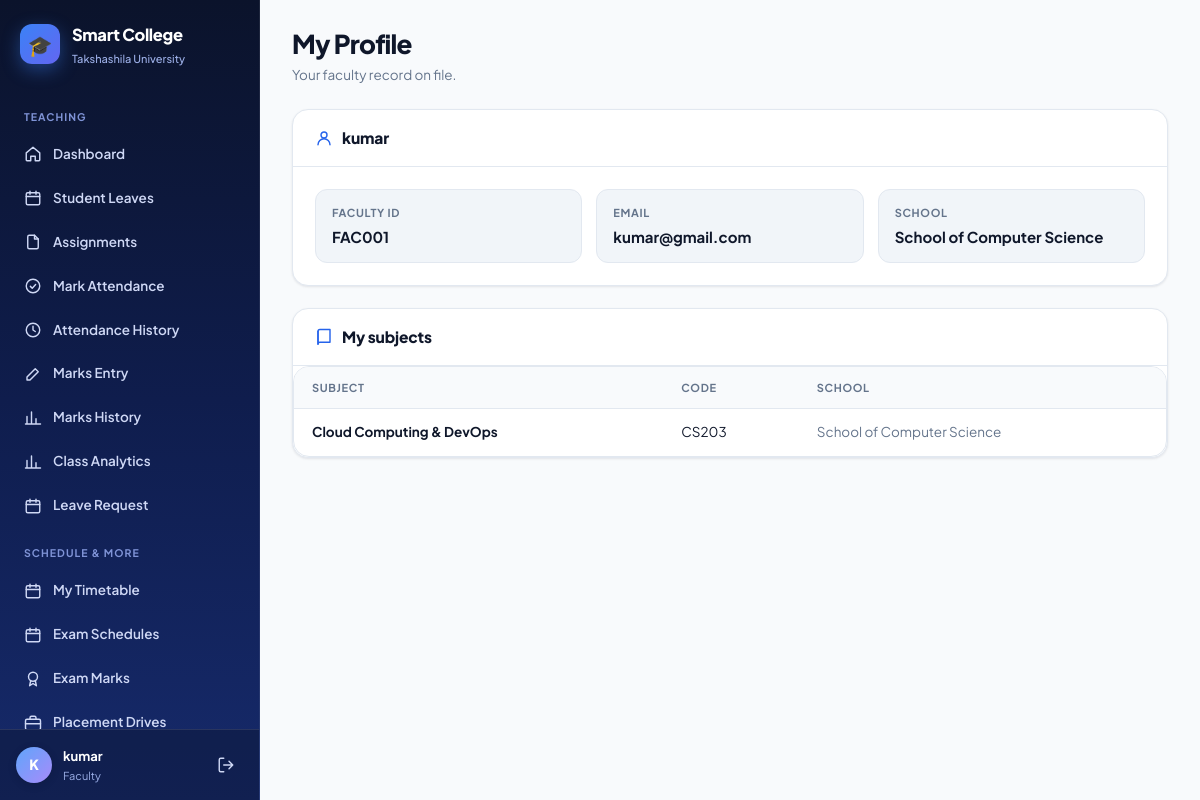
Page /faculty/profile/ (signed in) on the committed database.
### faculty/models.py (models this page shows, shortened)
class Faculty(models.Model):
    user = models.OneToOneField(
        User,
        on_delete=models.SET_NULL,
        null=True,
        blank=True
    )
    name = models.CharField(max_length=100)
    faculty_id = models.CharField(max_length=20, unique=True)
    email = models.EmailField()
    department = models.ForeignKey(Department, on_delete=models.CASCADE)
    is_approved = models.BooleanField(default=True)
    phone = models.CharField(max_length=20, blank=True)
    designation = models.CharField(max_length=100, default="Faculty")
    joining_date = models.DateField(null=True, blank=True)
    is_active = models.BooleanField(default=True)

class Subject(models.Model):
    SUBJECT_TYPE_CHOICES = [
        ("THEORY", "Theory"),
        ("PRACTICAL", "Practical"),
    ]
    name = models.CharField(max_length=100)
    code = models.CharField(max_length=20, unique=True)
    department = models.ForeignKey(Department, on_delete=models.CASCADE)
    faculty = models.ForeignKey(Faculty, on_delete=models.CASCADE)
    course = models.ForeignKey(
        "students.Course", on_delete=models.SET_NULL,
        null=True, blank=True, related_name="subjects"
    )
    year = models.PositiveIntegerField(null=True, blank=True)
    semester = models.PositiveIntegerField(null=True, blank=True)
    credits = models.DecimalField(max_digits=4, decimal_places=1, default=0)
    subject_type = models.CharField(max_length=20, choices=SUBJECT_TYPE_CHOICES, default="THEORY")

### students/models.py (models this page shows, shortened)
class Department(models.Model):
    name = models.CharField(max_length=100)

### faculty/views.py (the view)
@login_required(login_url="/accounts/login/")
def profile(request):
    faculty = get_faculty_for_user(request)
    if faculty is None:
        return redirect("/students/")
    subjects = Subject.objects.filter(
        faculty=faculty
    ).select_related(
        "department"
    )
    return render(
        request,
        "faculty/profile.html",
        {
            "faculty": faculty,
            "subjects": subjects,
        }
    )

### accounts/context_processors.py (called while the page is built)
def _has_faculty(user):
    if not user or not user.is_authenticated:
        return False
    if Student.objects.filter(user=user).exists():
        return False
    return (
        Faculty.objects.filter(user=user).exists()
        or (bool(user.email) and Faculty.objects.filter(email=user.email).exists())
    )

### faculty/views.py (called while the page is built)
def get_faculty_for_user(request):
    faculty = Faculty.objects.filter(
        user=request.user
    ).first()
    if faculty:
        return faculty
    return Faculty.objects.filter(
        email=request.user.email
    ).first()

### faculty/templates/faculty/profile.html (shortened to what this page needs)
{% extends "base.html" %}
{% block page_title %}My Profile{% endblock %}
{% block page_sub %}Your faculty record on file.{% endblock %}
{% block content %}
<div class="card mb">
    <div class="card-head"><div class="card-title"><svg class="icon"><use href="#i-user"/></svg> {{ faculty.name }}</div></div>
    <div class="card-body">
        <div class="kv">
            <div class="kv-item"><div class="kv-k">Faculty ID</div><div class="kv-v">{{ faculty.faculty_id }}</div></div>
            <div class="kv-item"><div class="kv-k">Email</div><div class="kv-v">{{ faculty.email }}</div></div>
            <div class="kv-item"><div class="kv-k">School</div><div class="kv-v">{{ faculty.department.name }}</div></div>
        </div>
    </div>
</div>
<div class="card">
    <div class="card-head"><div class="card-title"><svg class="icon"><use href="#i-book"/></svg> My subjects</div></div>
    <div class="card-body flush">
        {% if subjects %}
        <div class="table-wrap">
            <table class="table">
                <thead><tr><th>Subject</th><th>Code</th><th>School</th></tr></thead>
                <tbody>
                {% for s in subjects %}
                    <tr><td class="strong">{{ s.name }}</td><td>{{ s.code }}</td><td class="muted">{{ s.department.name }}</td></tr>
                {% endfor %}
                </tbody>
            </table>
        </div>
        {% else %}
            <div class="empty"><svg class="icon"><use href="#i-book"/></svg><b>No subjects assigned</b>Ask the admin to assign you a subject.</div>
        {% endif %}
    </div>
</div>
{% endblock %}

### templates/base.html (shortened to what this page needs)
{% load static %}<!DOCTYPE html>
<html lang="en">
<head>
    <link rel="stylesheet" href="{% static 'css/theme.css' %}">
</head>
<body>
<div class="app">
    <aside class="sidebar" id="sidebar">
        <a class="brand" href="{{ nav_home }}">
            <span class="brand-mark">🎓</span>
            <span>
                <div class="brand-name">Smart College</div>
                <div class="brand-sub">Takshashila University</div>
            </span>
        </a>
        <nav class="nav">
            {% for group in nav_groups %}
                {% if group.label %}<div class="nav-label">{{ group.label }}</div>{% endif %}
                {% for item in group.items %}
                    <a class="nav-link {% if item.active %}active{% endif %}" href="{{ item.url }}">
                        <svg class="icon"><use href="#i-{{ item.icon }}"/></svg>
                        <span>{{ item.label }}</span>
                    </a>
                {% endfor %}
            {% endfor %}
        </nav>
        <div class="sidebar-foot">
            <div class="avatar">{{ nav_initial }}</div>
            <div class="who">
                <div class="who-name">{{ nav_display }}</div>
                <div class="who-role">{{ nav_role_label }}</div>
            </div>
            <a class="logout" href="/accounts/logout/" title="Log out"><svg class="icon"><use href="#i-logout"/></svg></a>
        </div>
    </aside>
    <div class="main">
        <main class="page">
            <div class="page-head">
                <div>
                    <h1 class="page-title">{% block page_title %}{% endblock %}</h1>
                    <div class="page-sub">{% block page_sub %}{% endblock %}</div>
                </div>
            </div>
            {% block content %}{% endblock %}
        </main>
    </div>
</div>
</body>
</html>

### rows in the picture
Faculty: name "kumar", designation "Faculty", faculty_id "FAC001", email "kumar@gmail.com", department.name "School of Computer Science"
Subject: name "Cloud Computing & DevOps", code "CS203", department.name "School of Computer Science"

### other values in the picture
{{ group.label }} "TEACHING" "SCHEDULE & MORE"
{{ item.label }} "Dashboard" "Student Leaves" "Assignments" "Mark Attendance" "Attendance History" "Marks Entry" "Marks History" "Class Analytics" "Leave Request" "My Timetable" "Exam Schedules" "Exam Marks" "Placement Drives"
{{ nav_initial }} "K"
